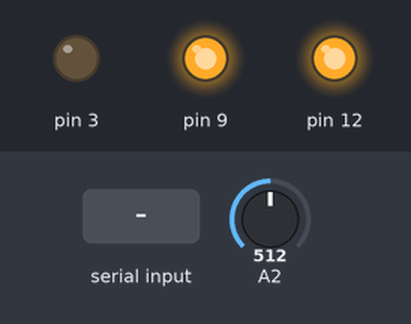
A sketch run on a simulated Arduino Uno, built with avr-gcc and run on an emulated ATmega328P. Shown: output pins drawn as LEDs (lit = HIGH). The inputs (shaded band) are chosen by the test bench; at power-on: A2 = 512. What the sketch prints to the serial monitor is not drawn.

Above: at 1.2 s.
1.3 s: "90,45,200;" received over Serial
At 2.2 s:
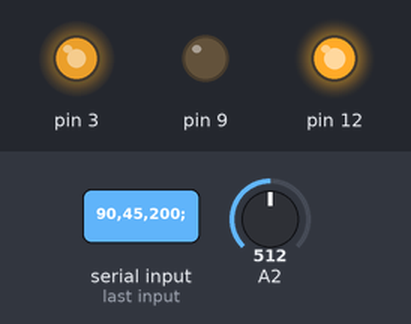
2.8 s: A2 set to 104
4.3 s: A2 set to 92
At 5.5 s:
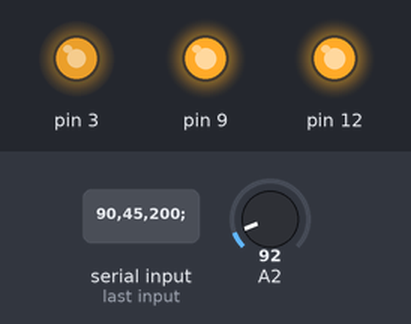
5.8 s: "200;" received over Serial
At 6.8 s:
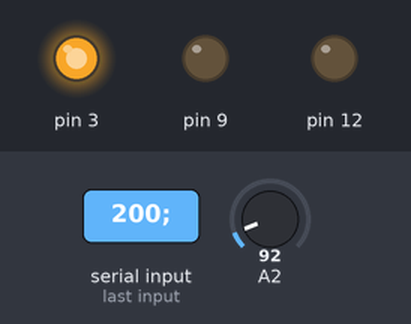
7.3 s: "30,150,10;" received over Serial
At 8.0 s:
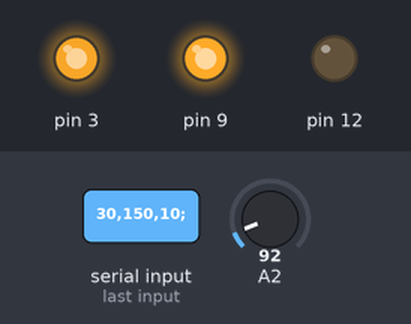
8.8 s: "90,45;" received over Serial
At 9.1 s:
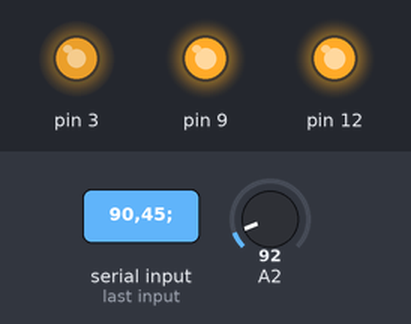
Timing chart, 0 to 11.3 s (numbered marks = the images above; inputs shaded):
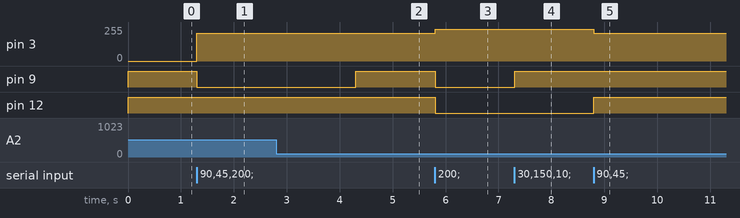

The sketch:

Unity_test_181212.ino
```cpp
#define SPEED1 240  // スライダを伸ばす場合（仮想物体を上向きになぞる場合）
#define SPEED2 240  // スライダを縮める場合
#define SPEED3 210  // スライダを押しとどめる場合（仮想物体を下向きになぞっている際にめり込んだ場合）
#define JITTER 10    // スライダが正しい位置に移動したかを判定する閾値

int slide;        // 受信したデータ（スライダを移動させる位置）
int upSpeed, downSpeed;  // 指定したモータの回転速度（現在未使用）
int diff;         // 指定されたスライダの位置と現在の位置の差
int preSlide;


void setup() {
  Serial.begin(38400);
  // モーターAの制御用ピン設定
  pinMode(12, OUTPUT); // 回転方向 (HIGH/LOW)
  pinMode(9, OUTPUT); // ブレーキ (HIGH/LOW)
  pinMode(3, OUTPUT); // PWMによるスピード制御 (0-255)

  digitalWrite(12, HIGH);
  digitalWrite(9, HIGH);

  downSpeed = SPEED2;
}

void loop() {
  if ( Serial.available() ) {
    //key_move(str);

    String str = Serial.readStringUntil(';');
    slide = str.toInt();
    //Serial.println("1");

    if(slide >= 0){
      slide_device();
    }else{
      speed_change(slide);
    }
  }

  //int v = analogRead(A2);
  //Serial.println(v);
  //Serial.println(speed_level);
  Serial.println(1);
}

void slide_device(){
  int vr = analogRead(A2); //A2にボリューム部の2ピンを接続。1=5V,0=GND

  if(vr > slide){     // モーターA: 正転（伸びる場合）
    digitalWrite(12, HIGH);
    digitalWrite(9, LOW);

    if(preSlide < slide){
      upSpeed = SPEED3;
    }
    else{
      upSpeed = SPEED1;
    }

    analogWrite(3, upSpeed);

    while(vr > slide){    // 受信したデータよりスライダの位置が大きい場合
      vr = analogRead(A2);
      diff = vr - slide;
      if(-JITTER < diff && diff < JITTER){  // 一定の閾値以内であれば指定の位置まで移動したとみなす
        break;
      }
      else if(diff < -(JITTER + 40)){   // めり込みすぎた場合に押し返す力を最大限にする
        //upSpeed = 255;
        analogWrite(3, 255);
      }
      if ( Serial.available() ) {   // 上記で制止しなかったとしても，伸縮距離が変更されているかもしれないので再度データを受信
        String str = Serial.readStringUntil(';');
        preSlide = slide;
        slide = str.toInt();

        if(slide < 0){  // デバイスがめり込んだ状態で仮想物体から離れた場合
          break;
        }
      }
      delay(1);
    }
    digitalWrite(9, HIGH);
  }else if(vr < slide){     // モーターA: 逆転（縮む場合）
    digitalWrite(12, LOW);
    digitalWrite(9, LOW);

    //downSpeed = SPEED2;
    analogWrite(3, downSpeed);

    while(vr < slide){    // 受信したデータよりスライダの位置が小さい場合
      vr = analogRead(A2);
      int diff = vr - slide;
      if(-JITTER < diff && diff < JITTER){  // 一定の閾値以内であれば指定の位置まで移動したとみなす
        break;
      }
      if ( Serial.available() ) {   // 上記で制止しなかったとしても，伸縮距離が変更されているかもしれないので再度データを受信
        String str = Serial.readStringUntil(';');
        preSlide = slide;
        slide = str.toInt();

        if(slide < 0){  // デバイスがめり込んだ状態で仮想物体から離れた場合
          break;
        }
      }
      delay(1);
    }
    digitalWrite(9, HIGH);
  }
  preSlide = slide;
}

void speed_change(int speedFlag){
  if(speedFlag == -1){
    digitalWrite(9, HIGH);
  }else if(speedFlag == -2){
    downSpeed = SPEED1;   // yama 181215 本来ならばここでスピードを変更すべきだががたつくため変更せず
  }else if(speedFlag == -3){
    downSpeed = SPEED2;
  }
}

//void key_move(char mode){
//  int vr = analogRead(A2); //A2にボリューム部の2ピンを接続。1=5V,0=GND
//
//  switch (mode) {
//    case '0' :
//      digitalWrite(12, HIGH);
//      digitalWrite(9, LOW);
//      while(vr > 0){
//        analogWrite(3, SPEED1);
//        vr = analogRead(A2);
//      }
//      digitalWrite(12, HIGH);
//      digitalWrite(9, HIGH);
//      analogWrite(3, SPEED1);
//      break;
//    case '1' :
//      digitalWrite(12, LOW);
//      digitalWrite(9, LOW);
//      while(vr < 512){
//        analogWrite(3, SPEED1);
//        vr = analogRead(A2);
//      }
//      digitalWrite(12, HIGH);
//      digitalWrite(9, HIGH);
//      analogWrite(3, SPEED1);
//      break;
//    case '2' :
//      digitalWrite(12, HIGH);
//      digitalWrite(9, HIGH);
//      break;
//  }
//
//  delay(10);
//}
```

Measured:
- the behaviour switches between 100 and 99 on A2 (found by bisection; images 1 and 2)
- after the input at 1.3 s, pin 3: 0/255 → 210/255 at once; pin 9: HIGH → LOW at once
- after the input at 4.3 s, pin 9: LOW → HIGH at once
- after the input at 5.8 s, pin 3: 210/255 → 240/255 at once; pin 9, pin 12: HIGH → LOW at once
- after the input at 7.3 s, pin 9: LOW → HIGH at once
- after the input at 8.8 s, pin 3: 240/255 → 210/255 at once; pin 12: LOW → HIGH at once
